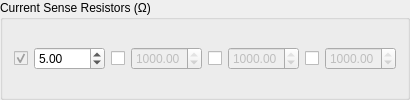
             <widget class="QGroupBox" name="configure_resistor_box">
              <property name="toolTip">
               <string>List the current sense resistor values used on the driver.  It is critical these values are correct for proper driver function.</string>
              </property>
              <property name="title">
               <string>Current Sense Resistors (Ω) </string>
              </property>
              <layout class="QGridLayout" name="gridLayout_15" columnstretch="0,10,0,10,0,10,0,10">
               <item row="0" column="0">
                <widget class="QCheckBox" name="configure_resistor1_box">
                 <property name="enabled">
                  <bool>false</bool>
                 </property>
                 <property name="toolTip">
                  <string>This cannot be inactivated.  There must be at least one listed current sense resistor.</string>
                 </property>
                 <property name="text">
                  <string/>
                 </property>
                 <property name="checkable">
                  <bool>true</bool>
                 </property>
                 <property name="checked">
                  <bool>true</bool>
                 </property>
                </widget>
               </item>
               <item row="0" column="2">
                <widget class="QCheckBox" name="configure_resistor2_box">
                 <property name="toolTip">
                  <string>Check if there is a second current sense resistor on the driver.</string>
                 </property>
                 <property name="text">
                  <string/>
                 </property>
                 <property name="checked">
                  <bool>false</bool>
                 </property>
                </widget>
               </item>
               <item row="0" column="4">
                <widget class="QCheckBox" name="configure_resistor3_box">
                 <property name="toolTip">
                  <string>Check if there is a third current sense resistor on the driver.</string>
                 </property>
                 <property name="text">
                  <string/>
                 </property>
                </widget>
               </item>
               <item row="0" column="6">
                <widget class="QCheckBox" name="configure_resistor4_box">
                 <property name="toolTip">
                  <string>Check if there is a fourth current sense resistor on the driver.</string>
                 </property>
                 <property name="text">
                  <string/>
                 </property>
                </widget>
               </item>
               <item row="0" column="1">
                <widget class="QDoubleSpinBox" name="configure_resistor1_spin_box">
                 <property name="toolTip">
                  <string>Value of the first current sense resistor (in ohms).</string>
                 </property>
                 <property name="specialValueText">
                  <string/>
                 </property>
                 <property name="keyboardTracking">
                  <bool>true</bool>
                 </property>
                 <property name="minimum">
                  <double>0.010000000000000</double>
                 </property>
                 <property name="maximum">
                  <double>1000.000000000000000</double>
                 </property>
                 <property name="value">
                  <double>5.000000000000000</double>
                 </property>
                </widget>
               </item>
               <item row="0" column="3">
                <widget class="QDoubleSpinBox" name="configure_resistor2_spin_box">
                 <property name="enabled">
                  <bool>false</bool>
                 </property>
                 <property name="toolTip">
                  <string>Value of the second current sense resistor (in ohms)</string>
                 </property>
                 <property name="specialValueText">
                  <string/>
                 </property>
                 <property name="keyboardTracking">
                  <bool>true</bool>
                 </property>
                 <property name="minimum">
                  <double>0.010000000000000</double>
                 </property>
                 <property name="maximum">
                  <double>1000.000000000000000</double>
                 </property>
                 <property name="value">
                  <double>1000.000000000000000</double>
                 </property>
                </widget>
               </item>
               <item row="0" column="5">
                <widget class="QDoubleSpinBox" name="configure_resistor3_spin_box">
                 <property name="enabled">
                  <bool>false</bool>
                 </property>
                 <property name="toolTip">
                  <string>Value of the third current sense resistor (in ohms).</string>
                 </property>
                 <property name="minimum">
                  <double>0.010000000000000</double>
                 </property>
                 <property name="maximum">
                  <double>1000.000000000000000</double>
                 </property>
                 <property name="value">
                  <double>1000.000000000000000</double>
                 </property>
                </widget>
               </item>
               <item row="0" column="7">
                <widget class="QDoubleSpinBox" name="configure_resistor4_spin_box">
                 <property name="enabled">
                  <bool>false</bool>
                 </property>
                 <property name="toolTip">
                  <string>Value of the fourth current sense resistor (in ohms).</string>
                 </property>
                 <property name="minimum">
                  <double>0.010000000000000</double>
                 </property>
                 <property name="maximum">
                  <double>1000.000000000000000</double>
                 </property>
                 <property name="value">
                  <double>1000.000000000000000</double>
                 </property>
                </widget>
               </item>
              </layout>
             </widget>
